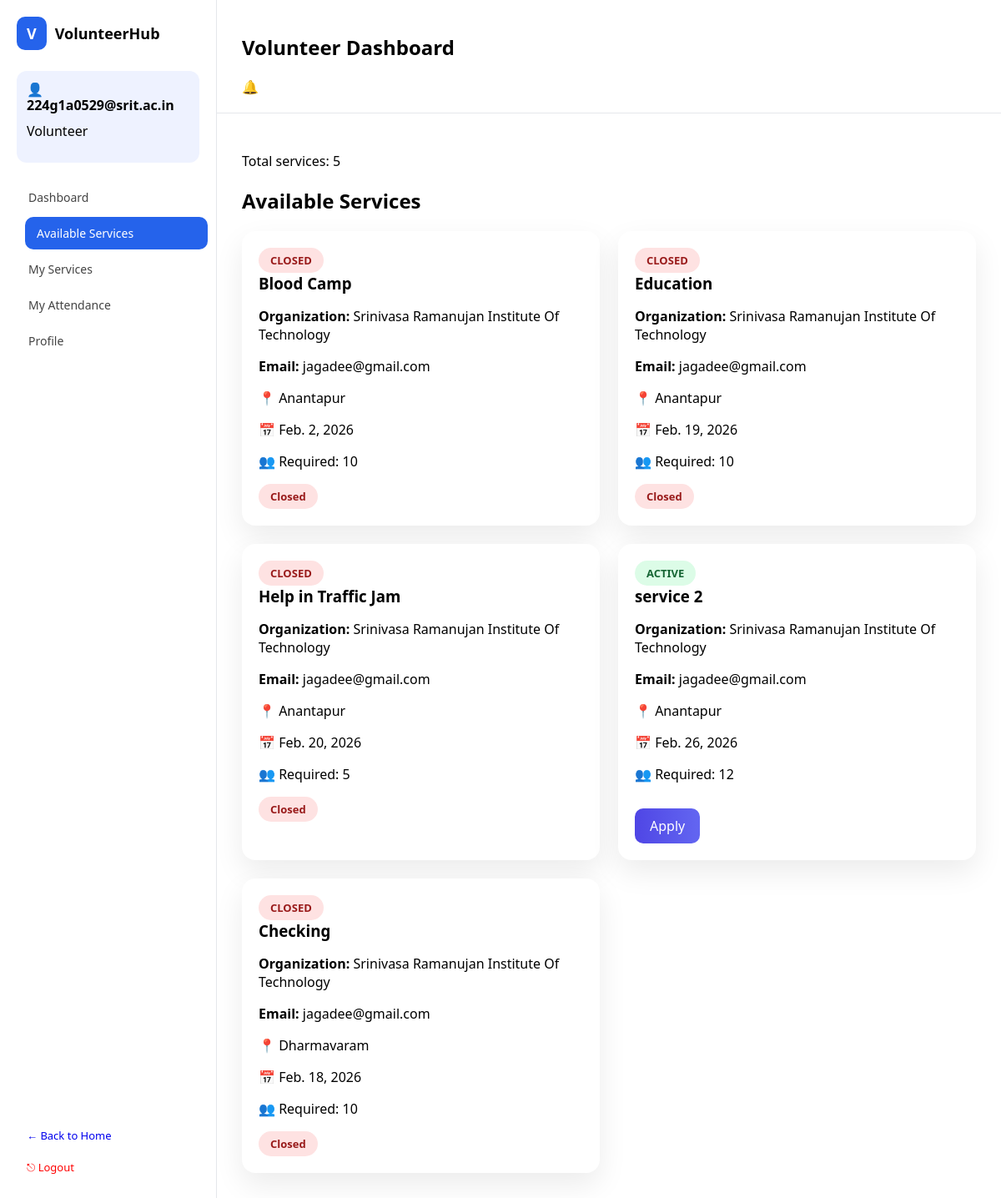
The app's page /volunteer/services/ (signed in) with its own data.
### app1/models.py (models this page shows, shortened)
class User(AbstractUser):
    ROLE_CHOICES = (
        ('ADMIN', 'Admin'),
        ('VOLUNTEER', 'Volunteer'),
        ('ORGANIZATION', 'Organization'),
    )
    role = models.CharField(max_length=20, choices=ROLE_CHOICES)

class Service(models.Model):
    STATUS_CHOICES = (
        ('PENDING', 'Pending'),
        ('APPROVED', 'Approved'),
        ('COMPLETED', 'Completed'),
    )
    title = models.CharField(max_length=200)
    description = models.TextField()
    location = models.CharField(max_length=100)
    date = models.DateField()
    required_volunteers = models.IntegerField()
    organization = models.ForeignKey(
        Organization,
        on_delete=models.CASCADE
    )
    organization_name = models.CharField(
        max_length=200,
        blank=True
    )  # ✅ NEW FIELD (typed manually)
    status = models.CharField(
        max_length=20,
        choices=STATUS_CHOICES,
        default='PENDING'
    )
    authorization_letter = models.FileField(
        upload_to="service_letters/",
        null=True,
        blank=True
    )
    created_at = models.DateTimeField(auto_now_add=True)

class Organization(models.Model):
    user = models.OneToOneField(User, on_delete=models.CASCADE)
    organization_name = models.CharField(max_length=100)
    verification_letter = models.FileField(
        upload_to="org_letters/",
        blank=True,
        null=True
    )
    approved = models.BooleanField(default=False)

### app1/views.py (the view)
# urls.py: path('volunteer/services/', views.volunteer_available_services, name='volunteer_services'),
@login_required
def volunteer_available_services(request):
    if request.user.role != "VOLUNTEER":
        return redirect("login")
    today = date.today()
    services = Service.objects.filter(status="APPROVED")
    profile = VolunteerProfile.objects.get(user=request.user)
    applied_services = Application.objects.filter(
        volunteer=profile
    ).values_list("service_id", flat=True)
    return render(
    request,
    "volunteer/available_services.html",
    {
        "services": services,
        "applied_services": applied_services,
        "today": today,
        "active_page": "services"
    }
)

### app1/templates/volunteer/available_services.html (shortened to what this page needs)
{% extends "base_volunteer.html" %}
{% block content %}
<p>Total services: {{ services|length }}</p>
<h1>Available Services</h1>
<div class="service-grid">
{% for s in services %}
<div class="service-card">
    {% if s.date < today %}
        <span class="badge closed">CLOSED</span>
    {% else %}
        <span class="badge active">ACTIVE</span>
    {% endif %}
    <h3>{{ s.title }}</h3>
    <p><strong>Organization:</strong> {{ s.organization.organization_name }}</p>
<p><strong>Email:</strong> {{ s.organization.user.email }}</p>
    <p>📍 {{ s.location }}</p>
    <p>📅 {{ s.date }}</p>
    <p>👥 Required: {{ s.required_volunteers }}</p>
    {% if s.date < today %}
        <span class="badge closed">Closed</span>
    {% elif s.id in applied_services %}
        <span class="badge pending">Request Sent</span>
    {% else %}
        <a href="{% url 'volunteer_apply_service' s.id %}" class="btn">
            Apply
        </a>
    {% endif %}
</div>
{% empty %}
<p>No services available.</p>
{% endfor %}
</div>
{% endblock %}

### app1/templates/base_volunteer.html (shortened to what this page needs)
{% load static %}
<!DOCTYPE html>
<html>
<head>
    <link rel="stylesheet" href="{% static 'css/volunteer_dashboard.css' %}">
</head>
<body>
<div class="app">
    <aside class="sidebar">
        <div class="logo">
            <div class="logo-icon">V</div>
            <span>VolunteerHub</span>
        </div>
        <div class="profile-box">
            <div>
                <h4>👤 {{ request.user.username }}</h4>
                <p >    Volunteer</p>
            </div>
        </div>
<nav class="menu">
    <a href="/volunteer/dashboard/"
       class="{% if active_page == 'dashboard' %}active{% endif %}">
        Dashboard
    </a>
    <a href="{% url 'volunteer_services' %}"
       class="{% if active_page == 'services' %}active{% endif %}">
        Available Services
    </a>
    <a href="/volunteer/applications/"
       class="{% if active_page == 'applications' %}active{% endif %}">
        My Services
    </a>
    <a href="/volunteer/attendance/"
       class="{% if active_page == 'attendance' %}active{% endif %}">
        My Attendance
    </a>
    <a href="{% url 'volunteer_profile' %}"
       class="{% if active_page == 'profile' %}active{% endif %}">
        Profile
    </a>
</nav>
        <div class="sidebar-footer">
            <a href="/">← Back to Home</a>
            <a class="logout" href="/">⎋ Logout</a>
        </div>
    </aside>
    <main class="main">
        <header class="topbar">
            <h2>Volunteer Dashboard</h2>
            <div class="bell">🔔</div>
        </header>
        <section class="content">
            {% block content %}
            {% endblock %}
        </section>
    </main>
</div>
</body>
</html>

### app1/static/css/volunteer_dashboard.css (style rules this page uses)
* { box-sizing: border-box; font-family: "Segoe UI", sans-serif; }
html, body { height: 100%; margin: 0; overflow: hidden; }
.app { display: flex; height: 100vh; }
.sidebar { width: 260px; background: white; border-right: 1px solid #e5e7eb; padding: 20px; display: flex; flex-direction: column; height: 100vh; overflow: hidden; }
.logo { display: flex; align-items: center; gap: 10px; font-weight: bold; font-size: 18px; margin-bottom: 25px; }
.logo-icon { background: #2563eb; color: white; padding: 8px 12px; border-radius: 10px; }
.profile-box { display: flex; gap: 12px; background: #eef2ff; padding: 12px; border-radius: 12px; margin-top:0px; margin-bottom: 2px; }
.profile-box div { line-height: 1.2; margin-top:-20px; }
.profile-box p { line-height: 1.2; margin-top:-10px; }
.menu { margin-top: 20px; }
.menu a { display: flex; align-items: center; gap: 10px; padding: 10px 14px; margin-bottom: 4px; border-radius: 10px; text-decoration: none; color: #444; font-size: 14px; transition: transform 0.3s ease; }
.menu a.active, .menu a:hover { background: #2563eb; color: white; transform: translateX(10px); }
.sidebar-footer { margin-top: auto; padding-top: 10px; }
.sidebar-footer a { display: flex; align-items: center; gap: 8px; padding: 8px 12px; margin-top: 4px; font-size: 13px; text-decoration: none; }
.logout { color: red; }
.main { flex: 1; display: flex; flex-direction: column; height: 100vh; }
.topbar { background: white; padding: 20px 30px; border-bottom: 1px solid #e5e7eb; justify-content:space-between; flex-shrink: 0; }
.content { padding: 30px; flex: 1; overflow-y: auto; }

### app1/templates/volunteer/available_services.html (style rules this page uses)
.service-grid { display:grid; grid-template-columns:repeat(auto-fit,minmax(280px,1fr)); gap:22px; }
.service-card { background:white; padding:20px; border-radius:16px; box-shadow:0 14px 35px rgba(0,0,0,.08); }
.service-card h3 { margin:0 0 10px; }
.badge { display:inline-block; padding:6px 14px; border-radius:20px; font-size:13px; font-weight:600; }
.active { background:#dcfce7;color:#166534; }
.closed { background:#fee2e2;color:#991b1b; }
.btn { display:inline-block; margin-top:14px; padding:10px 18px; background:linear-gradient(90deg,#4f46e5,#6366f1); color:white; border-radius:10px; text-decoration:none; }

### records on screen
User: user.username "224g1a0529@srit.ac.in"
Service: shows "CLOSED", title "Blood Camp", organization.organization_name "Srinivasa Ramanujan Institute Of Technology", organization.user.email "jagadee@gmail.com", location "Anantapur", date "Feb. 2, 2026", required_volunteers "10", shows "Closed"
Service: shows "CLOSED", title "Education", organization.organization_name "Srinivasa Ramanujan Institute Of Technology", organization.user.email "jagadee@gmail.com", location "Anantapur", date "Feb. 19, 2026", required_volunteers "10", shows "Closed"
Service: shows "CLOSED", title "Help in Traffic Jam", organization.organization_name "Srinivasa Ramanujan Institute Of Technology", organization.user.email "jagadee@gmail.com", location "Anantapur", date "Feb. 20, 2026", required_volunteers "5", shows "Closed"
Service: shows "ACTIVE", title "service 2", organization.organization_name "Srinivasa Ramanujan Institute Of Technology", organization.user.email "jagadee@gmail.com", location "Anantapur", date "Feb. 26, 2026", required_volunteers "12", shows "Apply"
Service: shows "CLOSED", title "Checking", organization.organization_name "Srinivasa Ramanujan Institute Of Technology", organization.user.email "jagadee@gmail.com", location "Dharmavaram", date "Feb. 18, 2026", required_volunteers "10", shows "Closed"

### other values on screen
{{ services|length }} "5"
